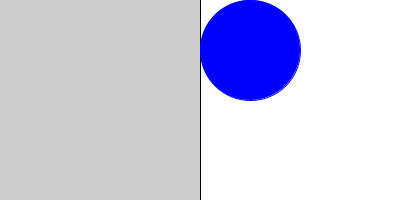
Frame 1 (no input)
Frame 60 (the mouse pressed at the canvas centre just before this capture): identical to frame 1, image omitted
Frame 120 (the mouse held since frame 60 and released just before this capture): identical to frame 1, image omitted

The Processing sketch that drew this single still picture (run headless with seeded random() and noise(); from frame 60 on, the mouse is pressed at the canvas centre):

// Processing sketch: vacuumcleaner0_pde
// ── vacuumcleaner0_pde.pde
/**
 * vacuumcleaner.pde
 *
 * 
 *
 */

int min_x = 0;
int min_y = 0;
int max_x = 400;
int max_y = 200;
int grid_size = 200;

boolean dirtLeft = getRandomState();
boolean dirtRight = getRandomState();

PVector cleaner = getRandomLoc();

//cleaner state variables
int STOPPED = 0;
int RUNNING = 1;
int cleanerState = STOPPED;

void settings()
//if you have Processing 2.0 installed, this may not work; move to setup() instead.
{
size( max_x, max_y );
}


/**
 * setup()
 * this function is called once, when the sketch starts up.
 */
void setup() {
  ellipseMode( CORNER );
  cleanerState = RUNNING; 
} // end of setup()

/**
 * draw()
 * this function is called by the Processing "draw" loop,
 * i.e., every time the display window refreshes.
 */
void draw() {
  background( #ffffff );
  stroke( #000000 );
  
  line(grid_size, min_y, grid_size, max_y);
  
  stroke( #cccccc );
  fill( #cccccc );
  
  if (dirtLeft)
    rect(0, 0, grid_size-1, grid_size);
    
  if (dirtRight)
    rect(grid_size+1, 0, grid_size-1, grid_size);
//  noFill();
  
  // draw cleaner
  
  stroke( #0000ff );
  fill( #0000ff );
  
  ellipse(cleaner.x, cleaner.y*2, grid_size/2, grid_size/2 );
  
  if (cleanerState == RUNNING)
    {//fill in with agent's actions here
  }
  
} // end of draw()


/**
 * mouseClicked()
 * this function responds to "mouse click" events.
 */
void mouseClicked() {
  if ( cleanerState == STOPPED ) {
    cleanerState = RUNNING;
  }
  else {
    cleanerState = STOPPED;
  }
} // end of mouseClicked()

/**
 * getRandomLoc()
 * this function returns a new PVector set to a random discrete location
 * in the grid.
 */
PVector getRandomLoc() {
  return( new PVector(
  ((int)random(min_x,max_x+1)/grid_size)*grid_size,
  ((int)random(min_y,max_y+1)/grid_size)*grid_size ));
} // end of getRandomLoc()

/* getRandomState()
* this function returns a random boolean 
*/
boolean getRandomState()
{
  int x = int(random(0,2));
  switch (x)
  {
    case 0:
      return false;
    case 1:
      return true;
  }
  return false;
}

void keyPressed()
{
  if(key == 'a')
    moveLeft();
  else if(key =='d')
    moveRight();
  else if(key == 's')
    suck();
}

void moveLeft()
{
  if(cleaner.x < 200)
  {
    println("Cannot move left");
  }
  else
    cleaner.x -= grid_size;
}

void moveRight()
{
  if(cleaner.x >= 200)
  {
    println("Cannot move right");
  }
  else
    cleaner.x += grid_size;
}

void suck()
{
  if(cleaner.x < 200)
  {
    dirtLeft = false;
  }
  else if(cleaner.x >= 200)
  {
    dirtRight = false;
  }
}

void rationalize()
{
  if(cleaner.x < 200)
  {
    if(dirtLeft)
      suck();
    //check if right room is dusty  if()
  }
}
